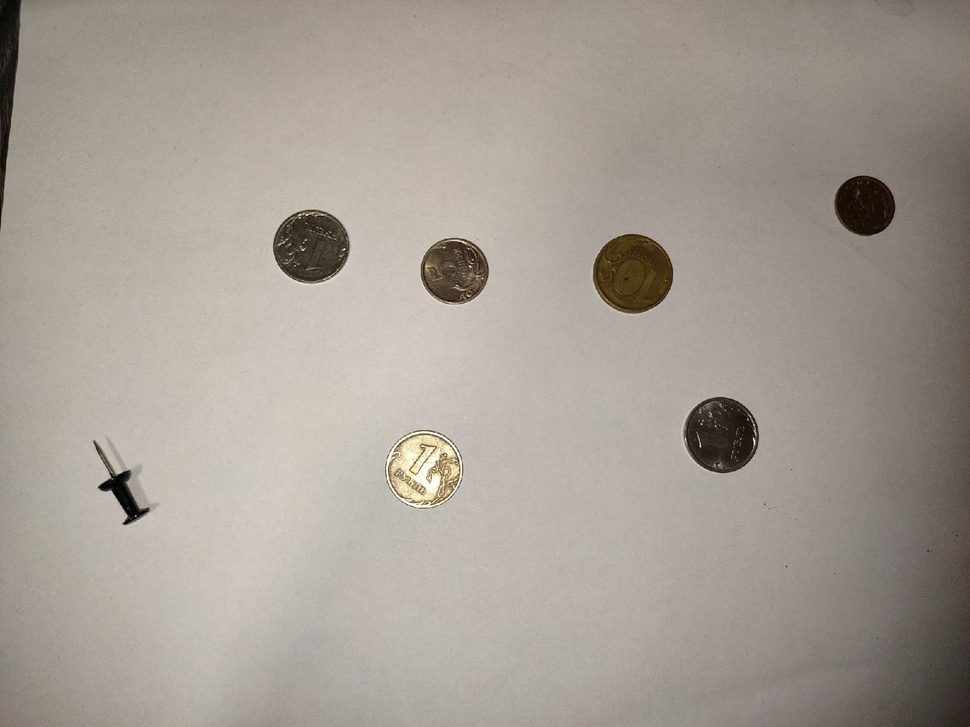
#> input picture Object_distance/sample.jpg, 970 x 727 px, shrunk from 1600 x 1200 before the run
$ python Object_distance.py --image sample.jpg --width 1.0   (older library calls are emulated)
#> lines starting #> are read from the running program, lines starting #| are printed output that depends on the picture; after the words box and inside, x2 and y2 are one past the last pixel; in counts of white or black regions, pixels touching at a corner belong together
#py object_distance.py --image sample.jpg --width 3.5

# Загрузка пакетов
from scipy.spatial import distance as dist
from imutils import perspective
from imutils import contours
import numpy as np
import imutils
import cv2

from config import args, COLORS

# Функция по поиску расстояния
def midpoint(ptA, ptB):
	return ((ptA[0] + ptB[0]) * 0.5, (ptA[1] + ptB[1]) * 0.5)

def object_distance():
	# Загрузка изображение и поиск контуров
	image = cv2.imread(args["image"])
#> image is the input picture: shape (727, 970, 3); mean B, G, R 149.3, 157.6, 165.2
	gray = cv2.cvtColor(image, cv2.COLOR_BGR2GRAY)
	gray = cv2.GaussianBlur(gray, (7, 7), 0)

	edged = cv2.Canny(gray, 50, 100)
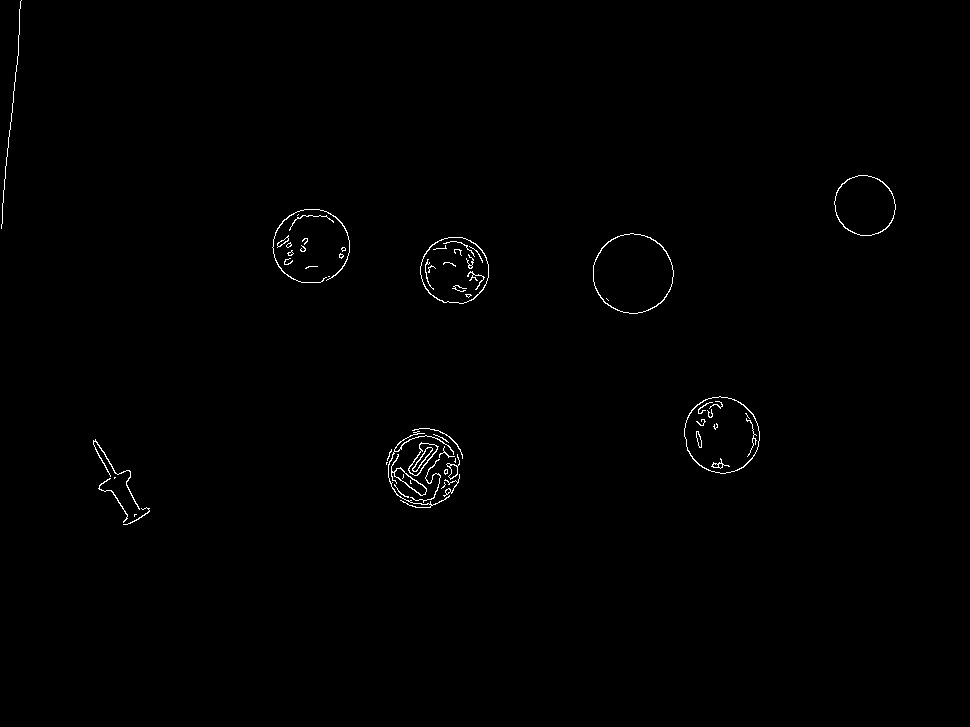
#> edged: shape (727, 970); 0.55% white in thin lines or dots, all inside (x1, y1, x2, y2) = (1, 0, 896, 525)
	edged = cv2.dilate(edged, None, iterations=1)
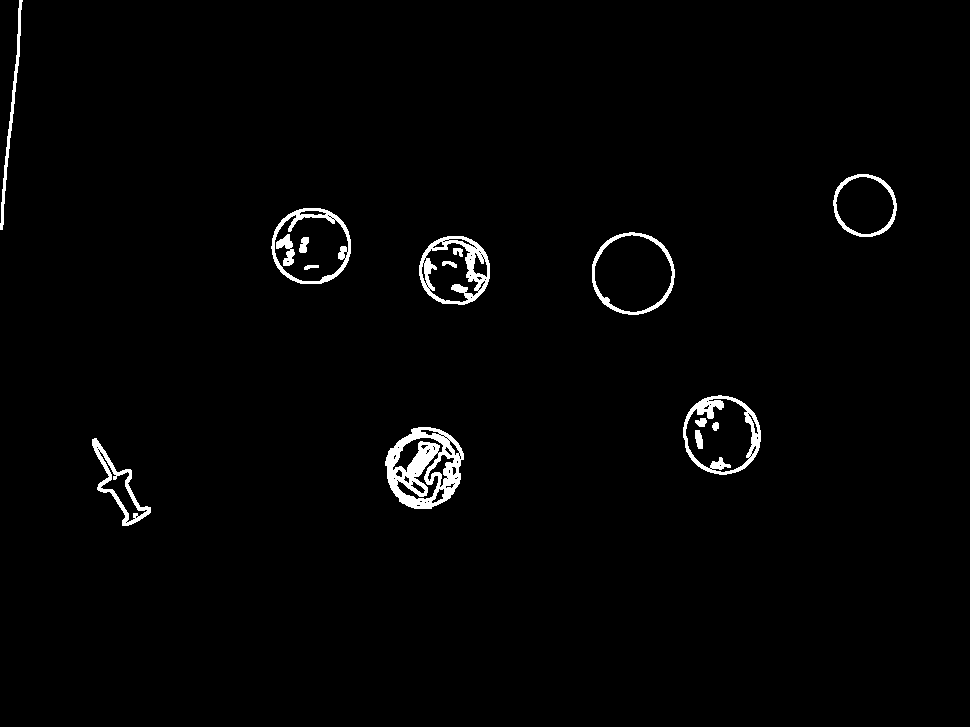
#> edged: shape (727, 970); 1.7% white; 16 white regions, largest, box (x1, y1, x2, y2) and area: (385, 427, 464, 509) 3433, (419, 236, 490, 305) 1743, (683, 395, 761, 475) 1527
	edged = cv2.erode(edged, None, iterations=1)
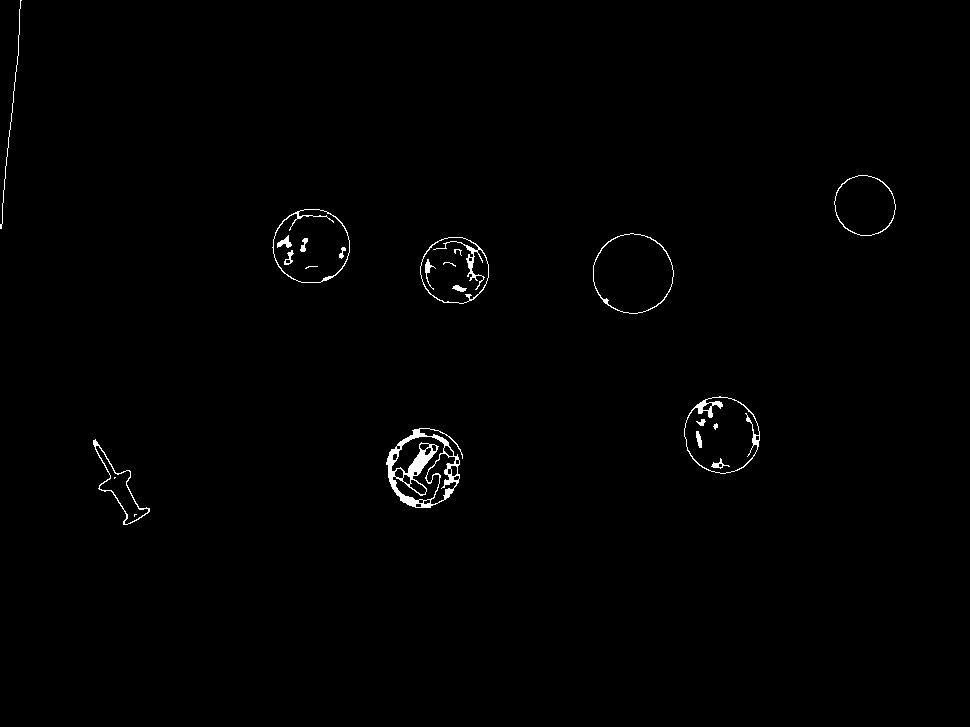
#> edged: shape (727, 970); 0.72% white; 23 white regions (4 under 20 px)

	cnts = cv2.findContours(edged.copy(), cv2.RETR_EXTERNAL,
		cv2.CHAIN_APPROX_SIMPLE)
#> cnts = 8 contours, 1 with area under 20; largest, box (x1, y1, x2, y2) and area: (593, 233, 674, 314) 5001, (684, 396, 760, 474) 4482, (272, 209, 350, 283) 4458, (386, 428, 463, 508) 4184, (420, 237, 489, 304) 3564, (834, 175, 896, 236) 2864, (93, 439, 150, 525) 1218
	cnts = imutils.grab_contours(cnts)

	(cnts, _) = contours.sort_contours(cnts)

	refObj = None

	# Пробежка по всем объектам
	for c in cnts:

		if cv2.contourArea(c) < 100:
			continue

		box = cv2.minAreaRect(c)
		box = cv2.cv.BoxPoints(box) if imutils.is_cv2() else cv2.boxPoints(box)
		box = np.array(box, dtype="int")

		box = perspective.order_points(box)

		cX = np.average(box[:, 0])
		cY = np.average(box[:, 1])

		if refObj is None:

			(tl, tr, br, bl) = box
			(tlblX, tlblY) = midpoint(tl, bl)
			(trbrX, trbrY) = midpoint(tr, br)

			D = dist.euclidean((tlblX, tlblY), (trbrX, trbrY))
			refObj = (box, (cX, cY), D / args["width"])
			continue

		orig = image.copy()
		cv2.drawContours(orig, [box.astype("int")], -1, (0, 255, 0), 2)
		cv2.drawContours(orig, [refObj[0].astype("int")], -1, (0, 255, 0), 2)

		refCoords = np.vstack([refObj[0], refObj[1]])
		objCoords = np.vstack([box, (cX, cY)])

		for ((xA, yA), (xB, yB), color) in zip(refCoords, objCoords, COLORS):

			cv2.circle(orig, (int(xA), int(yA)), 5, color, -1)
			cv2.circle(orig, (int(xB), int(yB)), 5, color, -1)
			cv2.line(orig, (int(xA), int(yA)), (int(xB), int(yB)),
				color, 2)

			D = dist.euclidean((xA, yA), (xB, yB)) / refObj[2]
			(mX, mY) = midpoint((xA, yA), (xB, yB))
			cv2.putText(orig, "{:.1f}in".format(D), (int(mX), int(mY - 10)),
				cv2.FONT_HERSHEY_SIMPLEX, 0.55, color, 2)

			cv2.imshow("Image", orig)
			cv2.waitKey(0)
#> this loop made 8 passes
#> (cX, cY, tl, tr, br, bl, tlblX, tlblY) on pass 2: (114, 479.8, [103, 432], [155, 507], [125, 527], [73, 453], 88, 442.5)
#> (box, cX, cY) on passes 3 to 8: ([[272, 209], [349, 209], [349, 282], [272, 282]], 310.5, 245.5), ([[370, 467], [429, 413], [479, 468], [420, 522]], 424.5, 467.5), ([[420, 237], [488, 237], [488, 303], [420, 303]], 454, 270), ([[593, 233], [673, 233], [673, 313], [593, 313]], 633, 273), ([[720, 380], [774, 435], [722, 487], [667, 433]], 720.8, 433.8), ([[834, 175], [895, 175], [895, 235], [834, 235]], 864.5, 205)
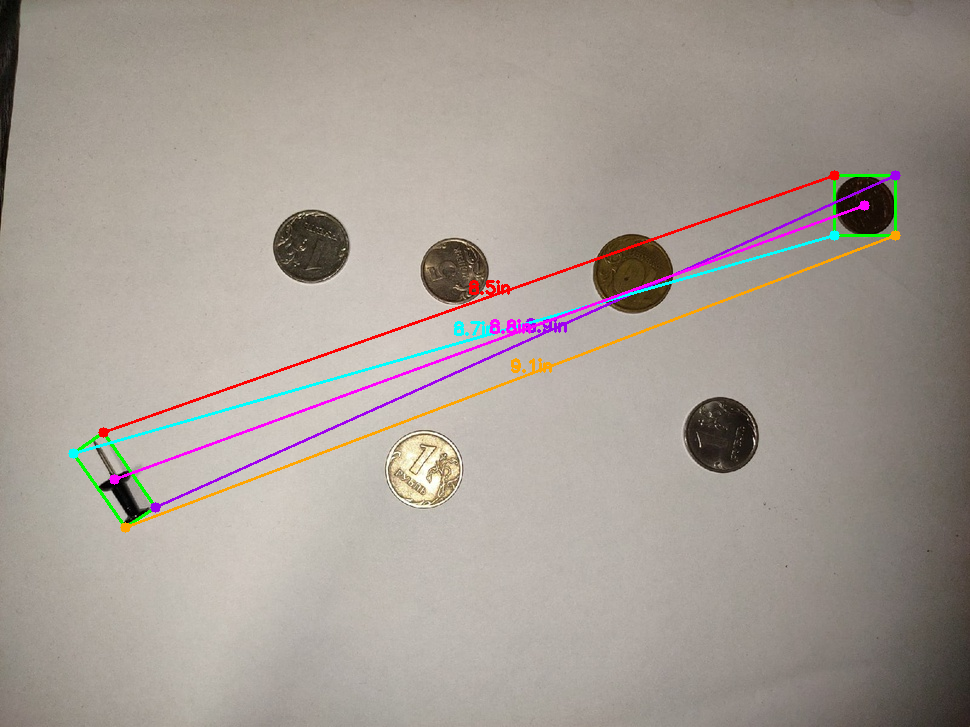
#> orig: shape (727, 970, 3); mean B, G, R 148.9, 156.3, 165.2
#> after the loop, tlblX = 88; tlblY = 442.5; trbrX = 140; trbrY = 517

if(__name__ == "__main__"):
	object_distance()
